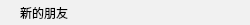
<?xml version="1.0" encoding="UTF-8"?>
<ui version="4.0">
 <class>GroupTipItem</class>
 <widget class="QWidget" name="GroupTipItem">
  <property name="geometry">
   <rect>
    <x>0</x>
    <y>0</y>
    <width>250</width>
    <height>25</height>
   </rect>
  </property>
  <property name="minimumSize">
   <size>
    <width>250</width>
    <height>25</height>
   </size>
  </property>
  <property name="maximumSize">
   <size>
    <width>250</width>
    <height>25</height>
   </size>
  </property>
  <property name="windowTitle">
   <string>Form</string>
  </property>
  <property name="autoFillBackground">
   <bool>false</bool>
  </property>
  <property name="styleSheet">
   <string notr="true">background-color: rgb(241, 241, 241);
border-radius: 5px;</string>
  </property>
  <layout class="QHBoxLayout" name="horizontalLayout">
   <property name="spacing">
    <number>0</number>
   </property>
   <property name="leftMargin">
    <number>0</number>
   </property>
   <property name="topMargin">
    <number>0</number>
   </property>
   <property name="rightMargin">
    <number>0</number>
   </property>
   <property name="bottomMargin">
    <number>0</number>
   </property>
   <item>
    <widget class="QWidget" name="widget" native="true">
     <property name="maximumSize">
      <size>
       <width>20</width>
       <height>16777215</height>
      </size>
     </property>
     <property name="styleSheet">
      <string notr="true">background-color: rgb(241, 241, 241)</string>
     </property>
    </widget>
   </item>
   <item>
    <widget class="QLabel" name="label">
     <property name="text">
      <string>新的朋友</string>
     </property>
    </widget>
   </item>
  </layout>
 </widget>
 <resources/>
 <connections/>
</ui>
